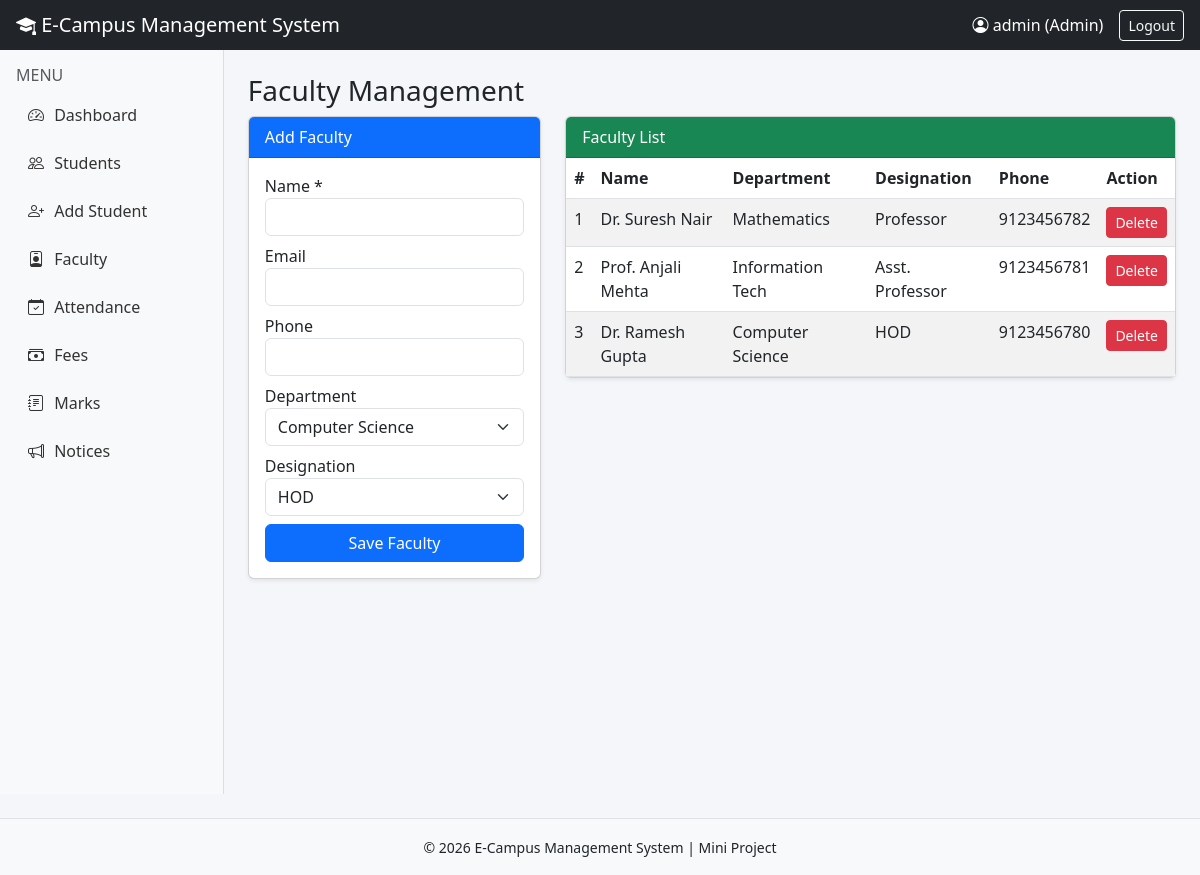
The app's page /add_faculty.php (signed in) with its own data.
### tables this page shows
CREATE TABLE faculty (
    id INT AUTO_INCREMENT PRIMARY KEY,
    name VARCHAR(100) NOT NULL,
    email VARCHAR(100),
    phone VARCHAR(15),
    department VARCHAR(50),
    designation VARCHAR(50),
    created_at TIMESTAMP DEFAULT CURRENT_TIMESTAMP
);

### add_faculty.php (the view, shortened to what this page needs)
<?php
include 'config/db.php';
include 'includes/header.php';
$faculty = $conn->query("SELECT * FROM faculty ORDER BY id DESC");
?>
<h3>Faculty Management</h3>
<div class="row">
    <div class="col-md-4">
        <div class="card shadow-sm">
            <div class="card-header bg-primary text-white">Add Faculty</div>
            <div class="card-body">
                <form method="POST">
                    <div class="mb-2"><label>Name *</label><input type="text" name="name" class="form-control" required></div>
                    <div class="mb-2"><label>Email</label><input type="email" name="email" class="form-control"></div>
                    <div class="mb-2"><label>Phone</label><input type="text" name="phone" class="form-control"></div>
                    <div class="mb-2"><label>Department</label>
                        <select name="department" class="form-select">
                            <option>Computer Science</option>
                        </select>
                    </div>
                    <div class="mb-2"><label>Designation</label>
                        <select name="designation" class="form-select">
                            <option>HOD</option>
                        </select>
                    </div>
                    <button class="btn btn-primary w-100">Save Faculty</button>
                </form>
            </div>
        </div>
    </div>
    <div class="col-md-8">
        <div class="card shadow-sm">
            <div class="card-header bg-success text-white">Faculty List</div>
            <div class="table-responsive">
                <table class="table table-striped mb-0">
                    <thead><tr><th>#</th><th>Name</th><th>Department</th><th>Designation</th><th>Phone</th><th>Action</th></tr></thead>
                    <tbody>
                        <?php $i=1; while($f = $faculty->fetch_assoc()): ?>
                        <tr>
                            <td><?php echo $i++; ?></td>
                            <td><?php echo htmlspecialchars($f['name']); ?></td>
                            <td><?php echo htmlspecialchars($f['department']); ?></td>
                            <td><?php echo htmlspecialchars($f['designation']); ?></td>
                            <td><?php echo htmlspecialchars($f['phone']); ?></td>
                            <td><a href="javascript:void(0)" onclick="confirmDelete('?delete=<?php echo $f['id']; ?>')" class="btn btn-sm btn-danger">Delete</a></td>
                        </tr>
                        <?php endwhile; ?>
                    </tbody>
                </table>
            </div>
        </div>
    </div>
</div>
<?php include 'includes/footer.php'; ?>

### assets/css/style.css (style rules this page uses)
body { font-family: 'Segoe UI', Tahoma, sans-serif; background: #f4f6f9; margin: 0; }
table th { background: #0d6efd; color: white; }

### records on screen
faculty: name "Dr. Suresh Nair", department "Mathematics", designation "Professor", phone "9123456782"
faculty: name "Prof. Anjali Mehta", department "Information Tech", designation "Asst. Professor", phone "9123456781"
faculty: name "Dr. Ramesh Gupta", department "Computer Science", designation "HOD", phone "9123456780"

### other values on screen
$username "admin"
$role "Admin"
